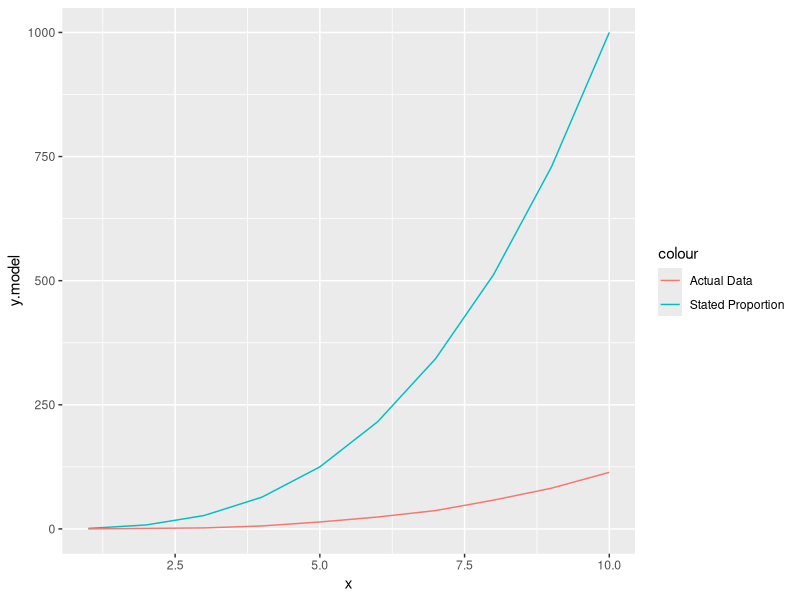
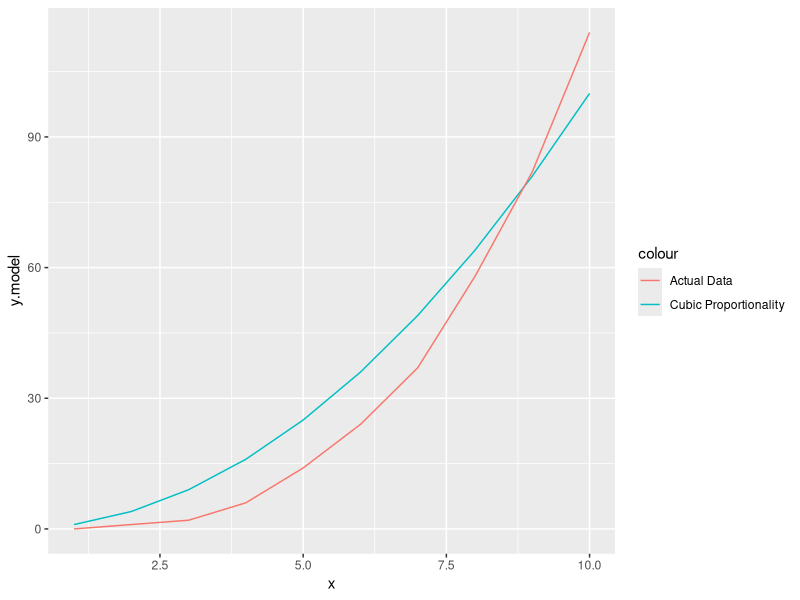

R code for these plots, in order:
## ---- chunk 1
y <- c(0,1,2,6,14,24,37,58,82,114)
x <- 1:10
y.model <- x^3

modelset <- as.data.frame(cbind(x, y, y.model))

library(ggplot2)

ggplot(modelset, aes(x)) + 
  geom_line(aes(y = y.model, colour = "Stated Proportion")) + 
  geom_line(aes(y = y, colour = "Actual Data"))
## ---- chunk 2
y <- c(0,1,2,6,14,24,37,58,82,114)
x <- 1:10
y.model <- x^2

modelset.2 <- as.data.frame(cbind(x, y, y.model))

ggplot(modelset.2, aes(x)) + 
  geom_line(aes(y = y.model, colour = "Cubic Proportionality")) + 
  geom_line(aes(y = y, colour = "Actual Data"))
